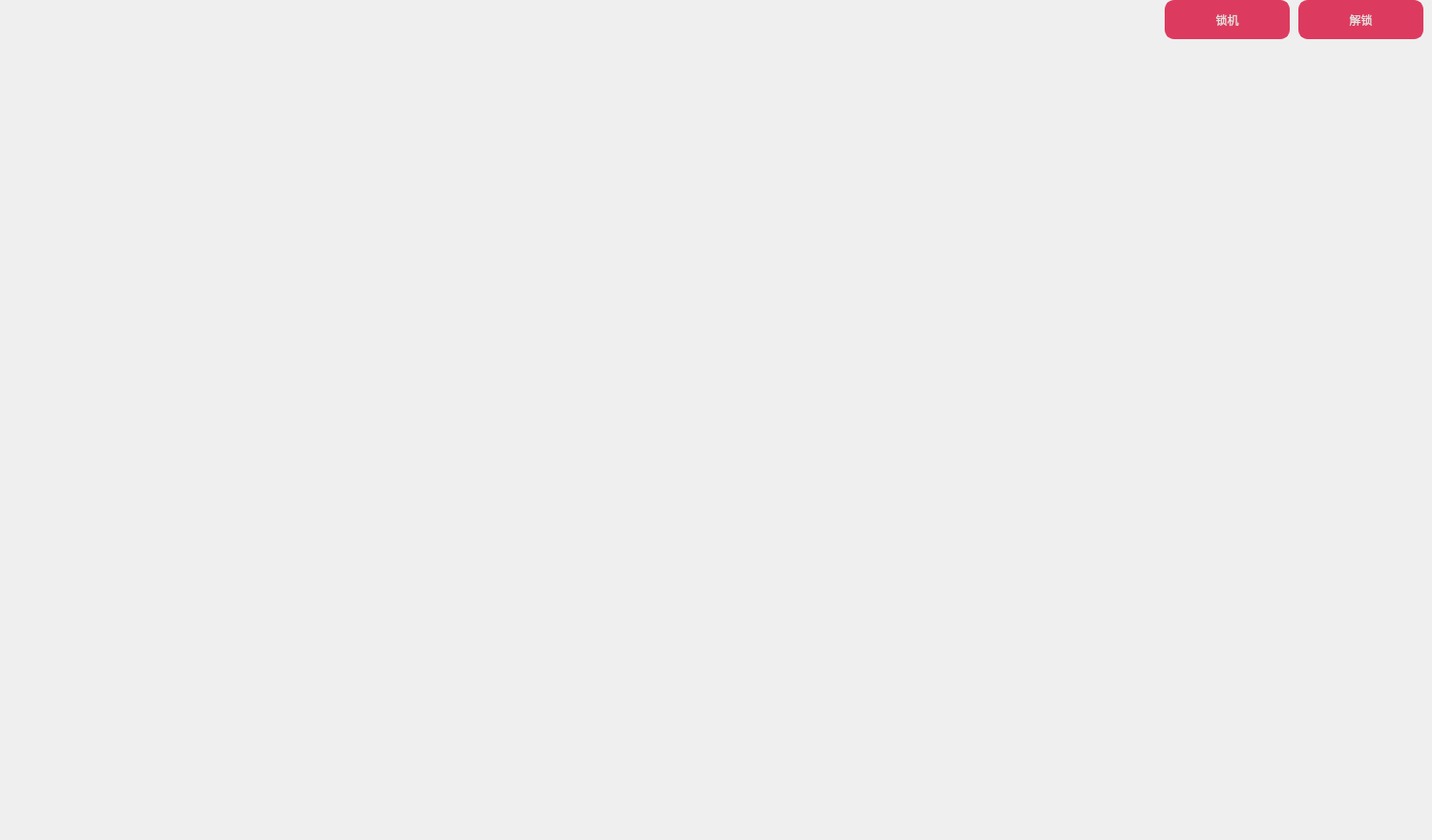
<?xml version="1.0" encoding="UTF-8"?>
<ui version="4.0">
 <class>CWatchDlg</class>
 <widget class="QDialog" name="CWatchDlg">
  <property name="geometry">
   <rect>
    <x>0</x>
    <y>0</y>
    <width>1500</width>
    <height>880</height>
   </rect>
  </property>
  <property name="minimumSize">
   <size>
    <width>1500</width>
    <height>880</height>
   </size>
  </property>
  <property name="maximumSize">
   <size>
    <width>1500</width>
    <height>880</height>
   </size>
  </property>
  <property name="windowTitle">
   <string>Dialog</string>
  </property>
  <widget class="QPushButton" name="pushButton">
   <property name="geometry">
    <rect>
     <x>1220</x>
     <y>0</y>
     <width>131</width>
     <height>41</height>
    </rect>
   </property>
   <property name="styleSheet">
    <string notr="true">#pushButton
{
color:rgb(224,224,224);
border:2px solid rgb(221,58,95);
background-color:rgb(221,58,95);
 border-radius:10px;
}

#pushButton:hover
{
color:rgb(224,224,224);
border:2px solid rgb(53,53,53);
background-color:rgb(53,53,53);
border-radius:10px;
}

</string>
   </property>
   <property name="text">
    <string>锁机</string>
   </property>
   <property name="icon">
    <iconset resource="res.qrc">
     <normaloff>:/lock.png</normaloff>:/lock.png</iconset>
   </property>
  </widget>
  <widget class="QPushButton" name="pushButton_2">
   <property name="geometry">
    <rect>
     <x>1360</x>
     <y>0</y>
     <width>131</width>
     <height>41</height>
    </rect>
   </property>
   <property name="styleSheet">
    <string notr="true">#pushButton_2
{
color:rgb(224,224,224);
border:2px solid rgb(221,58,95);
background-color:rgb(221,58,95);
 border-radius:10px;
}

#pushButton_2:hover
{
color:rgb(224,224,224);
border:2px solid rgb(53,53,53);
background-color:rgb(53,53,53);
border-radius:10px;
}</string>
   </property>
   <property name="text">
    <string>解锁</string>
   </property>
   <property name="icon">
    <iconset resource="res.qrc">
     <normaloff>:/unlock.png</normaloff>:/unlock.png</iconset>
   </property>
  </widget>
  <widget class="QLabel" name="label">
   <property name="geometry">
    <rect>
     <x>0</x>
     <y>39</y>
     <width>1500</width>
     <height>839</height>
    </rect>
   </property>
   <property name="minimumSize">
    <size>
     <width>1500</width>
     <height>839</height>
    </size>
   </property>
   <property name="maximumSize">
    <size>
     <width>1500</width>
     <height>839</height>
    </size>
   </property>
   <property name="mouseTracking">
    <bool>true</bool>
   </property>
   <property name="styleSheet">
    <string notr="true"/>
   </property>
   <property name="text">
    <string/>
   </property>
  </widget>
 </widget>
 <resources>
  <include location="res.qrc"/>
 </resources>
 <connections/>
</ui>
